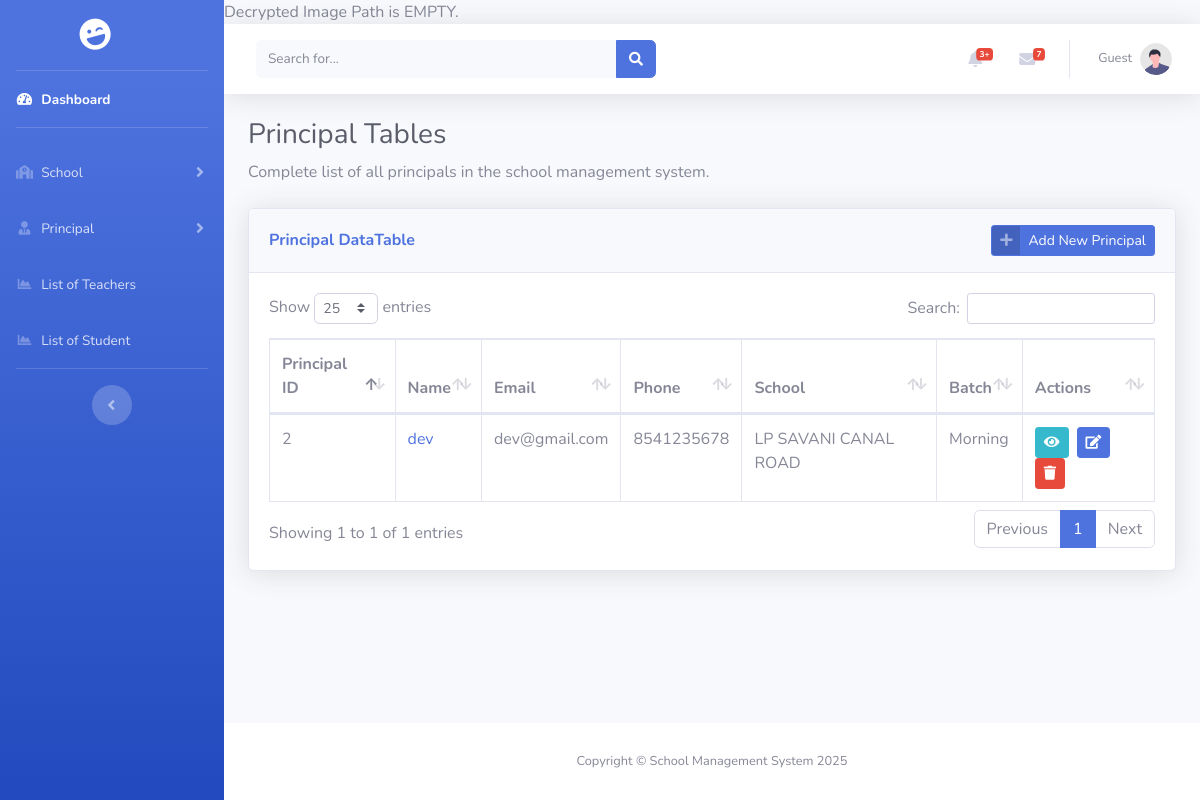
Screenshot of /pages/principal/principal_list.php (signed in) with the database file from the repository.
### tables this page shows
CREATE TABLE `principal` (
  `id` int(11) NOT NULL,
  `principal_image` varchar(255) DEFAULT NULL,
  `school_id` int(11) DEFAULT NULL,
  `principal_name` varchar(50) DEFAULT NULL,
  `email` varchar(50) NOT NULL,
  `password` varchar(255) NOT NULL,
  `phone` varchar(10) DEFAULT NULL,
  `principal_dob` date DEFAULT NULL,
  `gender` enum('Male','Female','Others') NOT NULL,
  `blood_group` enum('A+','A-','B+','B-','AB+','AB-','O+','O-') NOT NULL,
  `address` text DEFAULT NULL,
  `qualification` varchar(50) DEFAULT NULL,
  `salary` decimal(10,2) DEFAULT NULL,
  `batch` enum('Morning','Evening') DEFAULT NULL
);

CREATE TABLE `school` (
  `id` int(11) NOT NULL,
  `school_logo` varchar(255) DEFAULT NULL,
  `school_name` varchar(100) DEFAULT NULL,
  `email` varchar(50) DEFAULT NULL,
  `phone` varchar(10) DEFAULT NULL,
  `school_opening` date DEFAULT NULL,
  `school_type` enum('Government','Private') DEFAULT NULL,
  `education_board` set('CBSE','State','IGCSE') DEFAULT NULL,
  `school_medium` set('English','Hindi','Regional Language') DEFAULT NULL,
  `school_category` set('Pre-Primary','Primary','Upper Primary','Secondary','Higher Secondary') DEFAULT NULL,
  `school_std` set('Pre-Primary','Primary (1-5)','Upper Primary (6-8)','Secondary (9-10)','Higher Secondary (11-12)') DEFAULT NULL,
  `address` text DEFAULT NULL
);

### pages/principal/principal_list.php (the view, shortened to what this page needs)
<?php
include_once "../../includes/connect.php";
$query = "SELECT p.id, p.principal_name, p.email, p.phone, p.batch,
                sc.school_name
        FROM principal p
        LEFT JOIN school sc ON p.school_id = sc.id
        ORDER BY p.id ASC";
$result = mysqli_query($conn, $query);
?>
<!DOCTYPE html>
<html lang="en">
<head>
    <link href="../../assets/vendor/fontawesome-free/css/all.min.css" rel="stylesheet" type="text/css">
    <link href="../../assets/css/sb-admin-2.min.css" rel="stylesheet">
    <link href="../../assets/vendor/datatables/dataTables.bootstrap4.min.css" rel="stylesheet">
</head>
<body id="page-top">
    <div id="wrapper">
        <?php include_once '../../includes/sidebar/BMC_sidebar.php'; ?>
        <div id="content-wrapper" class="d-flex flex-column">
            <div id="content">
                <?php include_once '../../includes/header/BMC_header.php'; ?>
                <div class="container-fluid">
                    <h1 class="h3 mb-2 text-gray-800">Principal Tables</h1>
                    <p class="mb-4">Complete list of all principals in the school management system.
                    </p>
                    <div class="card shadow mb-4">
                        <div class="card-header py-3 d-flex justify-content-between align-items-center">
                            <h6 class="m-0 font-weight-bold text-primary">Principal DataTable</h6>
                            <a href="/BMC-SMS/includes/forms/principal_enrollment.php" class="btn btn-primary btn-icon-split btn-sm">
                                <span class="icon text-white-50">
                                    <i class="fas fa-plus"></i>
                                </span>
                                <span class="text">Add New Principal</span>
                            </a>
                        </div>
                        <div class="card-body">
                            <div class="table-responsive">
                                <table class="table table-bordered" id="dataTable" width="100%" cellspacing="0">
                                    <thead>
                                        <tr>
                                            <th>Principal ID</th>
                                            <th>Name</th>
                                            <th>Email</th>
                                            <th>Phone</th>
                                            <th>School</th>
                                            <th>Batch</th>
                                            <th>Actions</th>
                                        </tr>
                                    </thead>
                                    <tbody>
                                        <?php
                                        if ($result && mysqli_num_rows($result) > 0) {
                                            while ($row = mysqli_fetch_assoc($result)) {
                                                echo "<tr>";
                                                echo "<td>" . htmlspecialchars($row['id']) . "</td>";
                                                echo "<td>";
                                                echo "<a href='view.php?id=" . $row['id'] . "' class='text-decoration-none'>";
                                                echo htmlspecialchars($row['principal_name'] ?? 'N/A');
                                                echo "</a>";
                                                echo "</td>";
                                                echo "<td>" . htmlspecialchars($row['email'] ?? 'N/A') . "</td>";
                                                echo "<td>" . htmlspecialchars($row['phone'] ?? 'N/A') . "</td>";
                                                echo "<td>" . htmlspecialchars($row['school_name'] ?? 'N/A') . "</td>";
                                                echo "<td>" . htmlspecialchars(ucfirst($row['batch'] ?? 'N/A')) . "</td>";
                                                echo "<td>";
                                                echo "<a href='view.php?id=" . $row['id'] . "' class='btn btn-info btn-sm mr-2'>";
                                                echo "<i class='fas fa-eye'></i>";
                                                echo "</a>";
                                                echo "<a href='edit.php?id=" . $row['id'] . "' class='btn btn-primary btn-sm mr-2'>";
                                                echo "<i class='fas fa-edit'></i>";
                                                echo "</a>";
                                                echo "<button class='btn btn-danger btn-sm' onclick='confirmDelete(" . $row['id'] . ")'>";
                                                echo "<i class='fas fa-trash'></i>";
                                                echo "</button>";
                                                echo "</td>";
                                                echo "</tr>";
                                            }
                                        } else {
                                            echo "<tr><td colspan='7' class='text-center'>No principals found</td></tr>";
                                        }
                                        ?>
                                    </tbody>
                                </table>
                            </div>
                        </div>
                    </div>
                </div>
                </div>
            <?php include_once '../../includes/footer/BMC_footer.php'; ?>
            </div>
        </div>
</body>
</html>

### rows the page displays
principal: id "2", principal_name "dev", email "dev@gmail.com", phone "8541235678", school.school_name "LP SAVANI CANAL ROAD", batch "Morning"

### other values shown
$userName "Guest"
